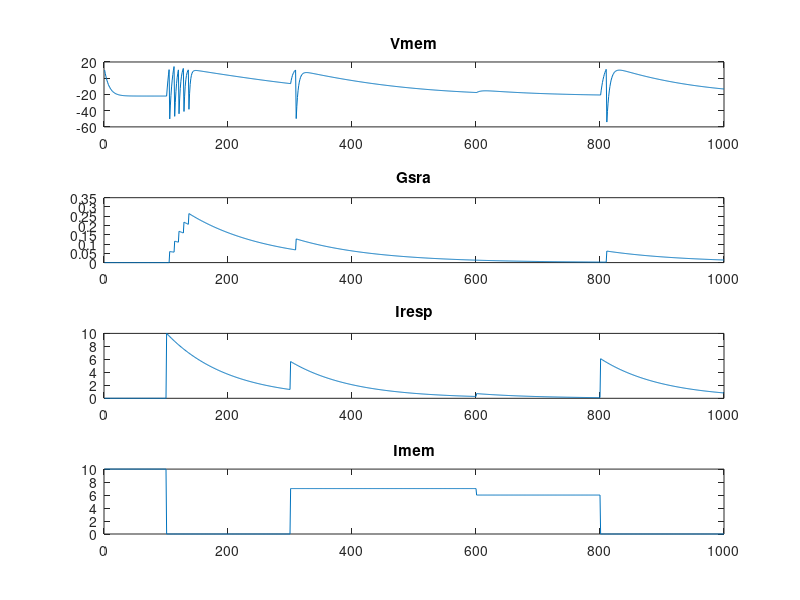

Recreate this plot in MATLAB.
%% Script to resolve behavior of SRA neuron with HPF current input


%% Script parameters
clear;clc;

vmem    = 10;
% imem    = [2*ones(1,100) 5*ones(1,100) 7*ones(1,100) 10*ones(1,100)];
% discrete time membrane input current
imem    = [10*ones(1,100) 0*ones(1,200) 7*ones(1,300) 6*ones(1,200) 0*ones(1,200)];

% reset membrane voltage upon spike
vrst    = -70;
% threshold membrane voltage that generates spikes
vth     = 10;

% membrane (leakage) time constant
tleak = 8;

% membrane leak potential (steady state)
Eleak = -22;
Esra = 0;

% spike rate adaptation dynamic parameters

%incremental conductance addition (upon spike) :increase value to arrive at
%equilibrium condition with quicker
g0 = 0.06; 
%initial conductance state
gsra = 0;
%SRA time constant, increase value to lengthen decay time
tsra = 128;

gsra_states(1) = gsra;
vmem_states(1) = vmem;

tend = 1000;

t0 = 1;

% HPF params
iresp = 0;
% HPF time constant
thpf = 100;


%% ODE Numerical Solutions

for t=2:tend
    
    diresp = (imem(t)-imem(t-1)) - iresp/thpf;
    
    % Uncomment to use injection current as input
%     imem_cur = abs(imem(t));

    % Uncomment to use HPF response as input
    
    imem_cur = abs(iresp); % fullwave rectification of HPF response
    
    dgsra = -gsra/tsra;
    
    % Uncomment to use LIF model 
%     dvmem = Eleak/tleak - vmem/tleak + imem_cur;

    % Uncomment to use SRA model 
    dvmem = Eleak/tleak - vmem/tleak + imem_cur + gsra*(Esra-vmem);

    % Euler method DE update
    vmem = vmem + dvmem;
    gsra = gsra + dgsra;
    iresp = iresp + diresp;

    
    % Store system states
    gsra_states(t) = gsra;
    vmem_states(t) = vmem;
    iresp_states(t) = iresp;

    
    % Non-linear reset update
    if vmem>vth
        gsra = gsra + g0;
        vmem = vrst;
        fprintf("Spike frequency %0.2f Hz\n",(1/(t-t0))*1000);
        t0 = t;
    end

end


%% Plotting 

figure();
subplot(4,1,1)
plot(1:tend, vmem_states);
title('Vmem');
subplot(4,1,2)
plot(1:tend, gsra_states);
title('Gsra');
subplot(4,1,3)
plot(1:tend, abs(iresp_states));
title('Iresp');
subplot(4,1,4)
plot(1:tend, imem);
title('Imem');
